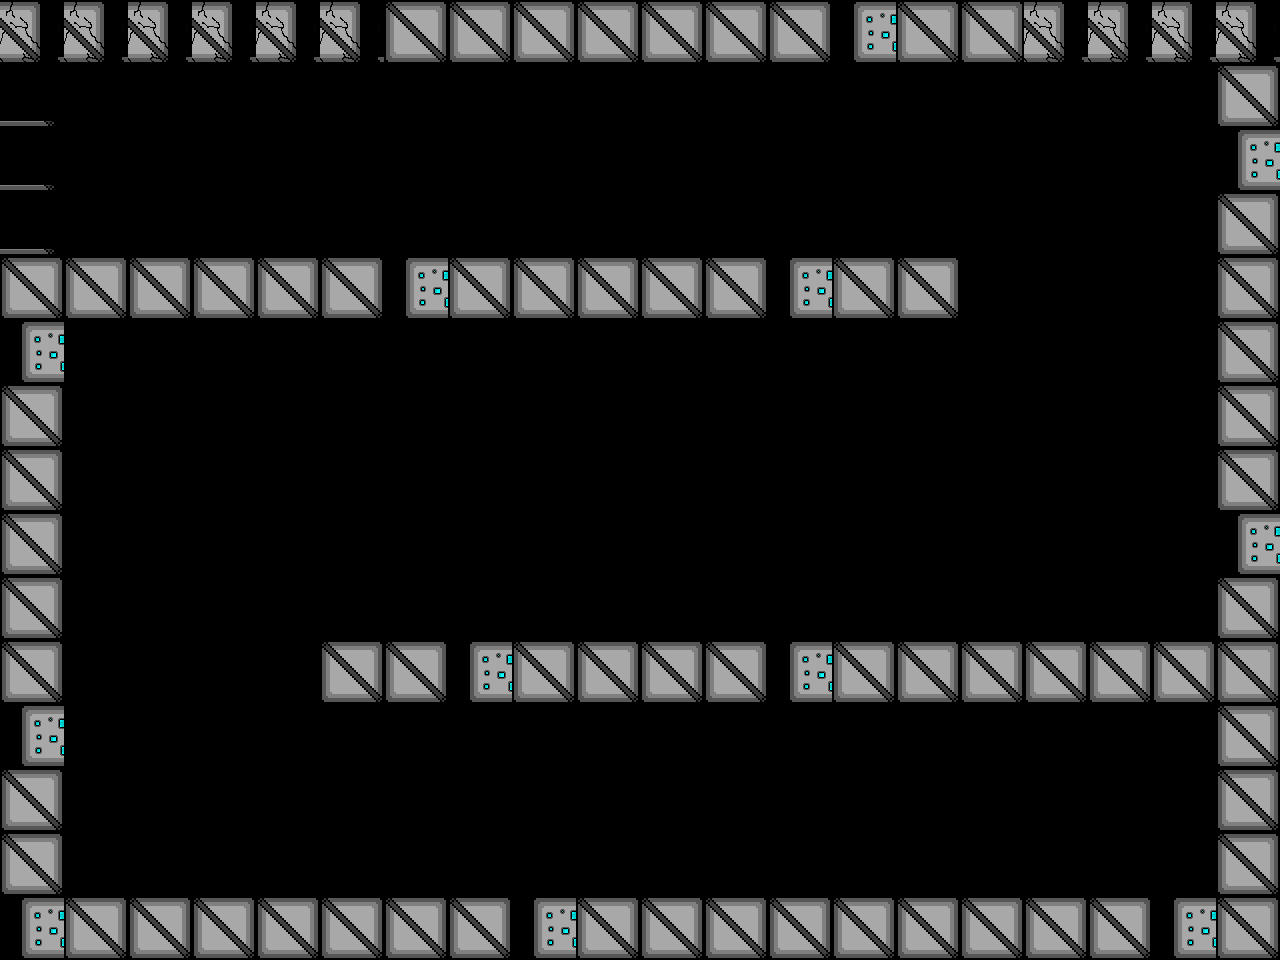

This is a level from a 2D game, rendered from its Tiled map with the project's own tilesets. A one-line summary and the map file follow, with tile-layer data summarised:
An orthogonal 20x15 tile map with 64x64 px tiles, 1 tile layer (Tile Layer 2) and 11 objects (4x Assassin, 4x Uno, ScrollingBackground, Player, Newborn).

<map version="1.0" tiledversion="1.1.1" orientation="orthogonal" renderorder="right-down" width="20" height="15" tilewidth="64" tileheight="64" infinite="0" nextobjectid="112">
 <properties>
  <property name="assassin" value="assets/assasin_rightLeftSpritesheet.png" />
  <property name="backgroundEasy" value="assets/backgroundEasy.png" />
  <property name="backgroundHard" value="assets/backgroundHard.png" />
  <property name="backgroundMedium" value="assets/backgroundMedium.png" />
  <property name="boss" value="assets/boss.png" />
  <property name="bossexplosion" value="assets/bossexplosion.png" />
  <property name="damageUp" value="assets/metalBoxCoin.png" />
  <property name="explosion" value="assets/explosion.png" />
  <property name="firingRateUp" value="assets/metalBoxCoin.png" />
  <property name="healthUp" value="assets/metalBoxHeart.png" />
  <property name="largeexplosion" value="assets/largeexplosion.png" />
  <property name="loading" value="assets/loading.png" />
  <property name="moveSpeedUp" value="assets/metalBoxCoin.png" />
  <property name="newborn" value="assets/newborn_spritesheet(h54_w62).png" />
  <property name="player" value="assets/playerSpriteSheetTemp.png" />
  <property name="reward" value="assets/reward1.png" />
  <property name="smallexplosion" value="assets/smallexplosion.png" />
  <property name="uno" value="assets/uno_Static.png" />
 </properties>
 <tileset firstgid="1" name="blocks1" tilewidth="64" tileheight="64" tilecount="14" columns="14">
  <image source="blocks1.png" width="900" height="64" />
 </tileset>
 <objectgroup color="#00ff00" name="Object Layer 1">
  <object id="59" name="Background" type="ScrollingBackground" x="0" y="0" width="64" height="64">
   <properties>
    <property name="numFrames" value="1" />
    <property name="textureHeight" value="960" />
    <property name="textureID" value="backgroundMedium" />
    <property name="textureWidth" value="1280" />
   </properties>
  </object>
  <object id="55" name="Player1" type="Player" x="1074.48" y="771.368" width="34" height="64">
   <properties>
    <property name="numFrames" value="6" />
    <property name="textureHeight" value="60" />
    <property name="textureID" value="player" />
    <property name="textureWidth" value="34" />
   </properties>
  </object>
  <object id="92" name="Newborn1" type="Newborn" x="167.242" y="641.97" width="62" height="54">
   <properties>
    <property name="numFrames" value="2" />
    <property name="textureHeight" value="54" />
    <property name="textureID" value="newborn" />
    <property name="textureWidth" value="62" />
   </properties>
  </object>
  <object id="97" name="Assassin1" type="Assassin" x="134.985" y="417.227" width="99" height="99">
   <properties>
    <property name="numFrames" value="4" />
    <property name="textureHeight" value="100" />
    <property name="textureID" value="assassin" />
    <property name="textureWidth" value="100" />
   </properties>
  </object>
  <object id="103" name="Assassin1" type="Assassin" x="1032.38" y="92.0152" width="99" height="99">
   <properties>
    <property name="numFrames" value="4" />
    <property name="textureHeight" value="100" />
    <property name="textureID" value="assassin" />
    <property name="textureWidth" value="100" />
   </properties>
  </object>
  <object id="104" name="Uno1" type="Uno" x="137.712" y="771.833" width="39" height="51">
   <properties>
    <property name="numFrames" value="2" />
    <property name="textureHeight" value="51" />
    <property name="textureID" value="uno" />
    <property name="textureWidth" value="39" />
   </properties>
  </object>
  <object id="105" name="Uno1" type="Uno" x="664.682" y="136.379" width="39" height="51">
   <properties>
    <property name="numFrames" value="2" />
    <property name="textureHeight" value="51" />
    <property name="textureID" value="uno" />
    <property name="textureWidth" value="39" />
   </properties>
  </object>
  <object id="106" name="Uno1" type="Uno" x="816.015" y="150.5" width="39" height="51">
   <properties>
    <property name="numFrames" value="2" />
    <property name="textureHeight" value="51" />
    <property name="textureID" value="uno" />
    <property name="textureWidth" value="39" />
   </properties>
  </object>
  <object id="108" name="Assassin1" type="Assassin" x="1038.38" y="432.318" width="99" height="99">
   <properties>
    <property name="numFrames" value="4" />
    <property name="textureHeight" value="100" />
    <property name="textureID" value="assassin" />
    <property name="textureWidth" value="100" />
   </properties>
  </object>
  <object id="109" name="Uno1" type="Uno" x="589.591" y="450.258" width="39" height="51">
   <properties>
    <property name="numFrames" value="2" />
    <property name="textureHeight" value="51" />
    <property name="textureID" value="uno" />
    <property name="textureWidth" value="39" />
   </properties>
  </object>
  <object id="111" name="Assassin1" type="Assassin" x="144.439" y="98.9848" width="99" height="99">
   <properties>
    <property name="numFrames" value="4" />
    <property name="textureHeight" value="100" />
    <property name="textureID" value="assassin" />
    <property name="textureWidth" value="100" />
   </properties>
  </object>
 </objectgroup>
 <layer name="Tile Layer 2" width="20" height="15">
  <properties>
   <property name="collidable" value="" />
  </properties>
  <data>[300 cells, 94 non-empty, 4 distinct tile ids]</data>
 </layer>
</map>
